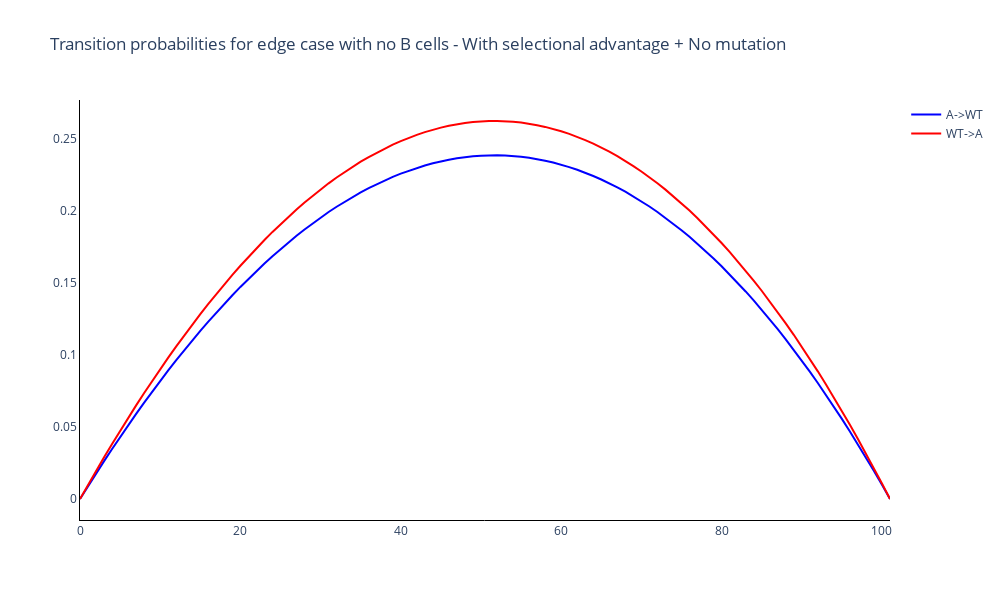

The notebook cell saved with this chart:
### Code cell
# Trace names - represent the transition probabilities used for the simulation
trace_name = ['A->WT', 'WT->A']

fig = go.Figure()

# Add traces of the transition probabilities
for c in range(trans_prob.shape[1]):
    fig.add_trace(
        go.Scatter(
            y=trans_prob[:, c],
            x=list(range(sep_algo.N+1)),
            mode='lines',
            name=trace_name[c],
            line_color=colours[c]
        )
    )

fig.update_layout(
    title='Transition probabilities for edge case with no B cells - With selective advantage + No mutation',
    width=1000, 
    height=600,
    plot_bgcolor='white',
    xaxis=dict(linecolor='black'),
    yaxis=dict(linecolor='black'),
    )
